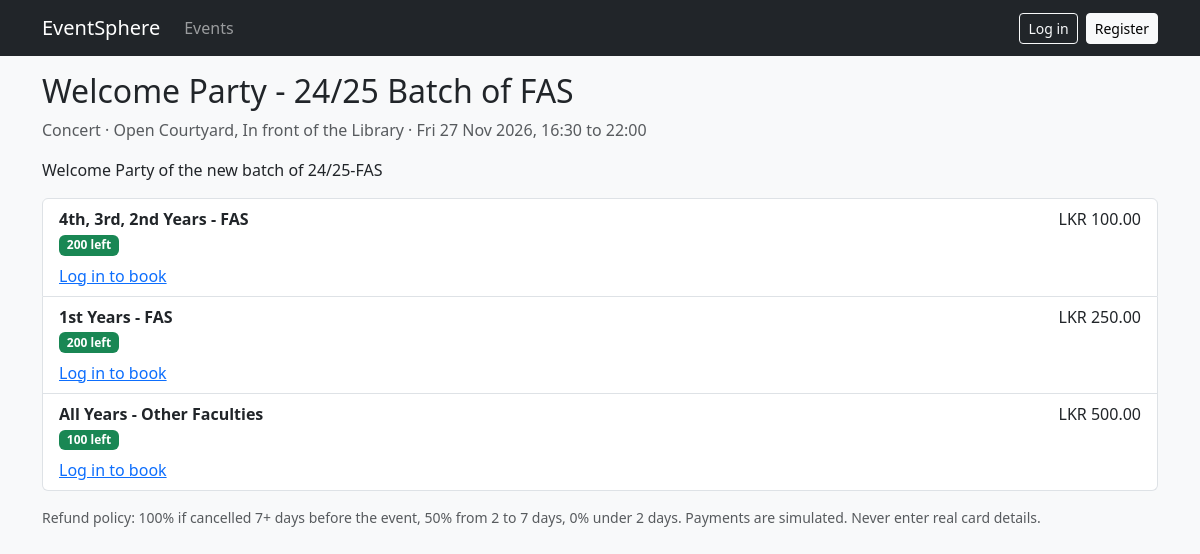
The page /events/1 on the database its author committed.
### app/models.py (models this page shows)
class Event(Base):
    __tablename__ = "events"
    id = Column(Integer, primary_key=True)
    title = Column(String(200), nullable=False)
    category = Column(String(50), default="Concert")
    venue_id = Column(Integer, ForeignKey("venues.id"))
    start = Column(DateTime, nullable=False)
    end = Column(DateTime, nullable=False)
    description = Column(Text, default="")
    status = Column(String(20), default="draft")  # draft / published / cancelled

class Venue(Base):
    __tablename__ = "venues"
    id = Column(Integer, primary_key=True)
    name = Column(String(150), nullable=False)
    location = Column(String(200), default="")
    capacity = Column(Integer, nullable=False)
    description = Column(Text, default="")
    image = Column(String(300), default="")
    hourly_rate = Column(Float, default=0)
    open_for_hire = Column(Boolean, default=False)

class TicketCategory(Base):
    __tablename__ = "ticket_categories"
    id = Column(Integer, primary_key=True)
    event_id = Column(Integer, ForeignKey("events.id"))
    name = Column(String(100), nullable=False)
    price = Column(Float, default=0)
    quantity = Column(Integer, nullable=False)
    sold = Column(Integer, default=0)

### app/routes_public.py (the view)
@router.get("/events/{event_id}")
def event_page(event_id: int, request: Request, db=Depends(get_db), user=Depends(get_current_user)):
    ev = db.get(Event, event_id)
    if not ev or (ev.status == "draft" and not (user and user.role == "admin")):
        raise HTTPException(404, "Event not found")
    cats = db.query(TicketCategory).filter_by(event_id=ev.id).all()
    return render(request, "event.html", db, user, ev=ev, venue=db.get(Venue, ev.venue_id), cats=cats)

### app/templates/event.html (shortened to what this page needs)
{% extends "base.html" %}
{% block content %}
<h2>{{ ev.title }}</h2>
<p class="text-muted">{{ ev.category }} · {{ venue.name }}, {{ venue.location }} ·
  {{ ev.start.strftime('%a %d %b %Y, %H:%M') }} to {{ ev.end.strftime('%H:%M') }}</p>
<p>{{ ev.description }}</p>
<div class="list-group">
{% for c in cats %}{% set left = c.quantity - c.sold %}
  <div class="list-group-item">
    <div class="d-flex justify-content-between"><strong>{{ c.name }}</strong><span>LKR {{ '%.2f'|format(c.price) }}</span></div>
    <div class="mb-2">{% if left > 0 %}<span class="badge bg-success">{{ left }} left</span>
      {% else %}<span class="badge bg-danger">Sold out</span>{% endif %}</div>
    {% if ev.status == 'published' %}
      {% if not user %}<a href="/login">Log in to book</a>
      {% endif %}
    {% endif %}
  </div>
{% endfor %}
</div>
<p class="small text-muted mt-3">Refund policy: 100% if cancelled 7+ days before the event, 50% from 2 to 7 days, 0% under 2 days.
  Payments are simulated. Never enter real card details.</p>
{% endblock %}

### rows shown on the page
Event: title "Welcome Party - 24/25 Batch of FAS", category "Concert", start "Fri 27 Nov 2026, 16:30", end "22:00", description "Welcome Party of the new batch of 24/25-FAS"
Venue: name "Open Courtyard", location "In front of the Library"
TicketCategory: name "4th, 3rd, 2nd Years - FAS", price "100.00", quantity "200"
TicketCategory: name "1st Years - FAS", price "250.00", quantity "200"
TicketCategory: name "All Years - Other Faculties", price "500.00", quantity "100"
